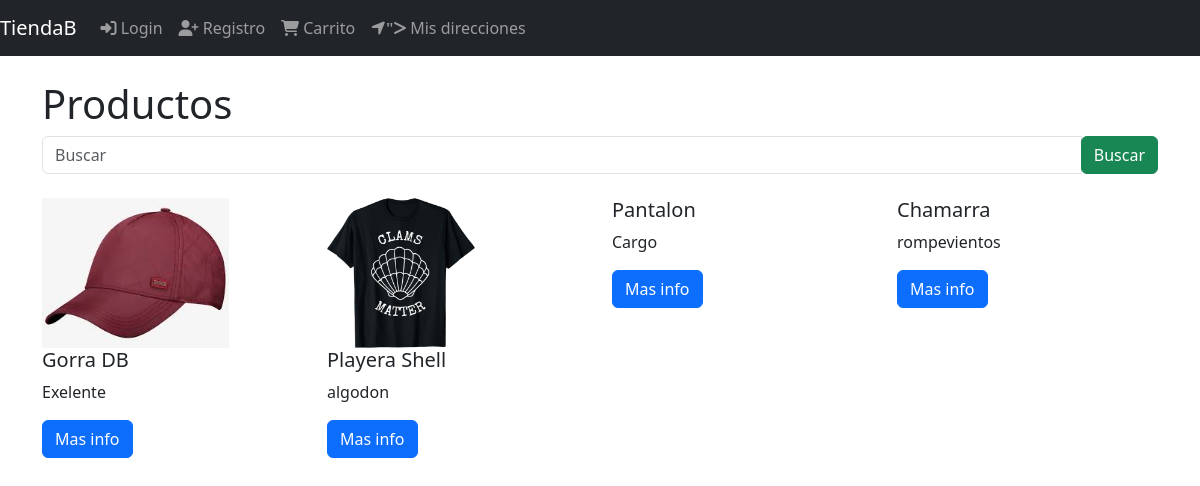
The page / on the database its author committed.
### products/models.py (models this page shows, shortened)
class Product(models.Model):
    title = models.CharField(max_length=40)
    description = models.TextField()
    price = models.DecimalField(max_digits=8, decimal_places=2, default=0.0)
    image = models.ImageField(upload_to='products/', null=False, blank=False)
    create_at = models.DateField(auto_now_add=True)
    slug = models.SlugField(max_length=200, null=False,
                            blank=False, unique=True)

### products/views.py (the view)
# urls.py: path('', ProductListView.as_view(), name='Index'),
class ProductListView(ListView):
    template_name = 'Index.html'
    queryset = Product.objects.all()
    def get_context_data(self, **kwargs):
        context = super().get_context_data(**kwargs)
        context['mensaje'] = 'Productos'
        return context

### templates/index.html
{% extends "base.html" %}
{% load static %}
{% block content %}
<div class="col">
    <h1>{{mensaje}}</h1>
    {% include 'products/snippets/search.html' %}
    <div class="row">
        {% include 'products/snippets/listProducts.html' %}
    </div>
</div>
{% endblock %}

### templates/products/snippets/listProducts.html
{%for i in product_list%}
<div class="col-3 mt-4">
    {% include 'products/snippets/product.html' %}
</div>
{%endfor%}

### templates/products/snippets/product.html
<div class="card- h-100">
    {% if i.image %}
    <img src="{{i.image.url}}" alt="Gorra" height="150">
    {%endif%}
    <div class="card-body">
        <h5 class="card-text">{{i.title}}</h5>
        <p class="card-text">{{i.description}}</p>
        <a href="{% url 'product' i.slug %}" class="btn btn-primary">Mas info</a>
    </div>
</div>

### rows shown on the page
Product: image (picture), title "Gorra DB", description "Exelente"
Product: image (picture), title "Playera Shell", description "algodon"
Product: title "Pantalon", description "Cargo"
Product: title "Chamarra", description "rompevientos"

### other values the page prints
{{ mensaje }} "Productos"
